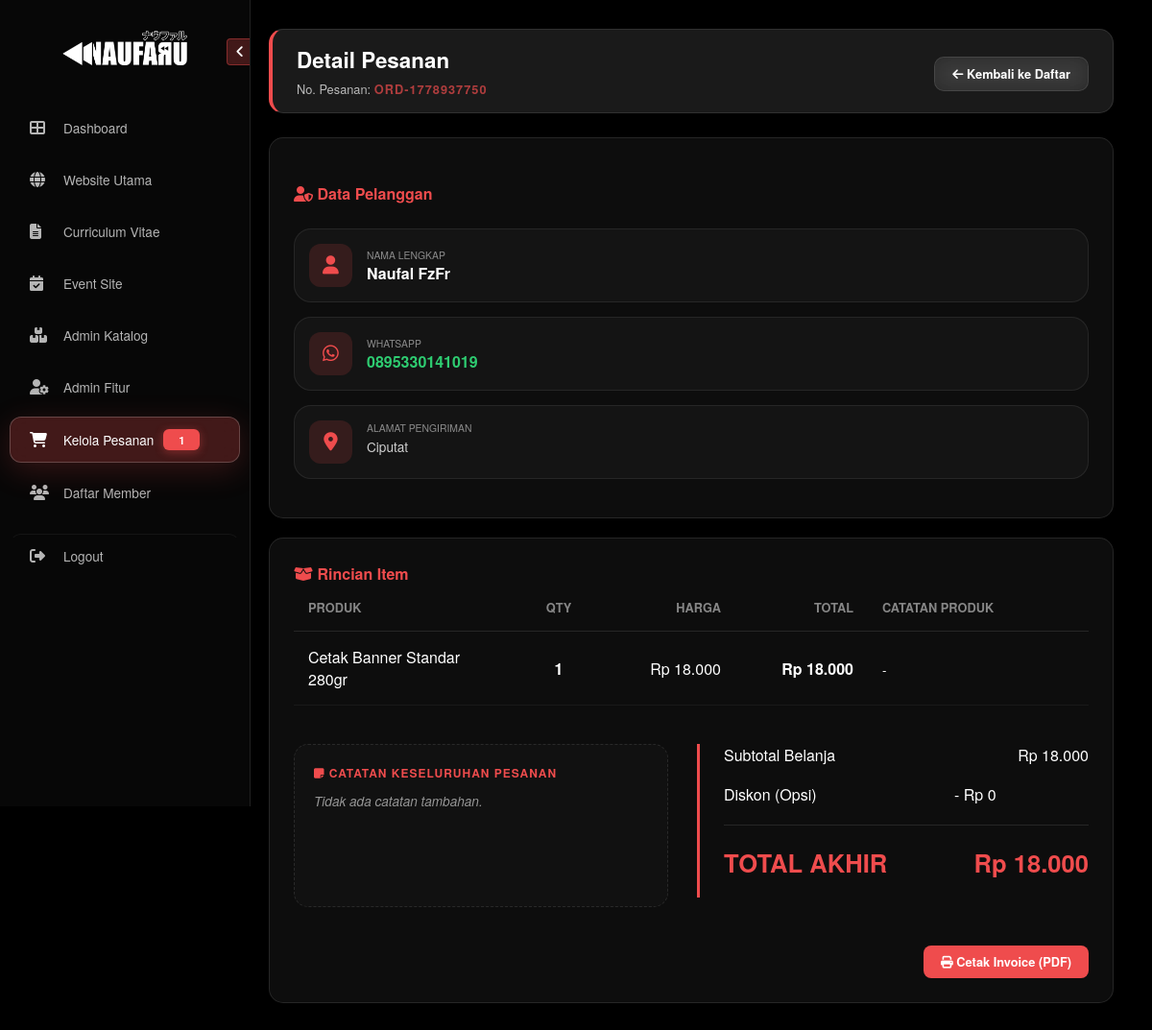
The page /naufaru-website/admin/detail_pesanan.php?id=8 (signed in) on the database its author committed.
### tables this page shows
CREATE TABLE `orders` (
  `id` int(11) NOT NULL,
  `order_number` varchar(20) NOT NULL,
  `invoice_number` varchar(50) DEFAULT NULL,
  `invoice_date` date DEFAULT NULL,
  `member_id` int(11) DEFAULT NULL,
  `guest_name` varchar(255) DEFAULT NULL,
  `guest_address` text DEFAULT NULL,
  `total_price` decimal(15,2) DEFAULT 0.00,
  `discount` decimal(15,2) DEFAULT 0.00,
  `status` enum('Pending','Process','Finished','Canceled') DEFAULT 'Pending',
  `is_invoice` tinyint(1) DEFAULT 0,
  `created_at` timestamp NOT NULL DEFAULT current_timestamp(),
  `updated_at` timestamp NOT NULL DEFAULT current_timestamp() ON UPDATE current_timestamp(),
  `catatan` text DEFAULT NULL
);

CREATE TABLE `users_member` (
  `id` int(11) NOT NULL,
  `username` varchar(50) NOT NULL,
  `password` varchar(255) NOT NULL,
  `nama_lengkap` varchar(100) DEFAULT NULL,
  `foto_profil` varchar(255) DEFAULT 'default-member.png',
  `no_hp` varchar(20) NOT NULL,
  `alamat` text NOT NULL,
  `created_at` timestamp NOT NULL DEFAULT current_timestamp()
);

CREATE TABLE `order_items` (
  `id` int(11) NOT NULL,
  `order_id` int(11) NOT NULL,
  `product_id` int(11) NOT NULL,
  `qty` int(11) NOT NULL,
  `price_at_order` decimal(15,2) NOT NULL,
  `catatan_item` text DEFAULT NULL
);

CREATE TABLE `site_products_promo` (
  `id` int(11) NOT NULL,
  `product_name` varchar(255) NOT NULL,
  `product_en` varchar(255) DEFAULT NULL,
  `product_jp` varchar(255) DEFAULT NULL,
  `deskripsi` text DEFAULT NULL,
  `deskripsi_en` text DEFAULT NULL,
  `deskripsi_jp` text DEFAULT NULL,
  `price` decimal(15,2) NOT NULL,
  `kategori` varchar(100) NOT NULL,
  `kategori_en` varchar(100) DEFAULT NULL,
  `kategori_jp` varchar(100) DEFAULT NULL,
  `gambar_produk` varchar(255) DEFAULT 'placeholder.png',
  `stok` int(11) DEFAULT 0,
  `is_active` tinyint(1) DEFAULT 1,
  `created_at` timestamp NOT NULL DEFAULT current_timestamp()
);

### naufaru-website/admin/detail_pesanan.php (the view, shortened to what this page needs)
<?php
include '../config.php';
$order_id = mysqli_real_escape_string($conn, $_GET['id']);
$query_order = mysqli_query($conn, "SELECT o.*, m.nama_lengkap, m.no_hp, m.alamat
                                    FROM orders o
                                    JOIN users_member m ON o.member_id = m.id
                                    WHERE o.id = '$order_id'");
$order = mysqli_fetch_assoc($query_order);
$is_locked = ($order['status'] == 'Finished');
$q_pending = mysqli_query($conn, "SELECT COUNT(*) as total FROM orders WHERE status = 'Pending'");
$total_pending = mysqli_fetch_assoc($q_pending)['total'] ?? 0;
?>
<!DOCTYPE html>
<html lang="id">
<head>
    <link rel="stylesheet" href="https://cdnjs.cloudflare.com/ajax/libs/font-awesome/6.6.0/css/all.min.css">
    <link rel="stylesheet" href="admin_style.css">
</head>
<body>
    <aside class="sidebar" id="sidebar">
        <div class="sidebar-header">
            <img src="../assets/imgs/logo-white.png" alt="Logo" class="sidebar-logo">
            <button class="toggle-btn" id="toggleBtn"><i class="fas fa-angle-left" id="toggleIcon"></i></button>
        </div>
        <nav>
            <a href="admin_dashboard.php" class="nav-link"><i class="fas fa-th-large"></i> <span class="scramble-text" data-value="Dashboard">Dashboard</span></a>
            <a href="main_website.php" class="nav-link"><i class="fas fa-globe"></i> <span class="scramble-text" data-value="Website Utama">Website Utama</span></a>
            <a href="#" class="nav-link"><i class="fas fa-file-alt"></i> <span class="scramble-text" data-value="Curriculum Vitae">Curriculum Vitae</span></a>
            <a href="#" class="nav-link"><i class="fas fa-calendar-check"></i> <span class="scramble-text" data-value="Event Site">Event Site</span></a>
            <a href="admin_katalog.php" class="nav-link"><i class="fas fa-boxes"></i> <span class="scramble-text" data-value="Admin Katalog">Admin Katalog</span></a>
            <a href="admin_fitur.php" class="nav-link"><i class="fas fa-user-cog"></i> <span class="scramble-text" data-value="Admin Fitur">Admin Fitur</span></a>
            <a href="kelola_pesanan.php" class="nav-link active">
                <i class="fas fa-shopping-cart"></i>
                <span class="scramble-text" data-value="Kelola Pesanan">Kelola Pesanan</span>
                <?php if($total_pending > 0): ?>
                    <span class="pending-badge"><?= $total_pending ?></span>
                <?php endif; ?>
            </a>
            <a href="admin_member.php" class="nav-link"><i class="fas fa-users"></i> <span class="scramble-text" data-value="Daftar Member">Daftar Member</span></a>
            <a href="logout.php" class="nav-link logout-link"><i class="fas fa-sign-out-alt"></i> <span class="scramble-text" data-value="Logout">Logout</span></a>
        </nav>
    </aside>
    <main class="main-content">
        <div class="glass-card welcome-card">
            <div class="header-info">
                <h1 class="m-0">Detail <b>Pesanan</b></h1>
                <p class="m-0 opacity-75">No. Pesanan: <span style="color:#EF4C4D; font-weight:bold; letter-spacing:1px;"><?= $order['order_number'] ?></span></p>
            </div>
            <a href="kelola_pesanan.php" class="btn-back-naufaru">
                <i class="fas fa-arrow-left me-2"></i> Kembali ke Daftar
            </a>
        </div>
        <div class="row" style="margin-top: 25px;">
            <div class="col-md-4">
                <div class="glass-card" style="padding: 25px; height: 100%;">
                    <h4 style="color:#EF4C4D; font-weight:800; margin-bottom: 25px;"><i class="fas fa-user-shield me-2"></i> Data Pelanggan</h4>
                    <div class="info-shape-card">
                        <div class="shape-icon-box"><i class="fas fa-user"></i></div>
                        <div><small style="opacity:0.5; text-transform:uppercase; font-size:0.65rem; display:block;">Nama Lengkap</small><strong><?= htmlspecialchars($order['nama_lengkap']) ?></strong></div>
                    </div>
                    <div class="info-shape-card">
                        <div class="shape-icon-box"><i class="fab fa-whatsapp"></i></div>
                        <div><small style="opacity:0.5; text-transform:uppercase; font-size:0.65rem; display:block;">WhatsApp</small><strong style="color:#2ecc71;"><?= $order['no_hp'] ?></strong></div>
                    </div>
                    <div class="info-shape-card" style="align-items: flex-start;">
                        <div class="shape-icon-box"><i class="fas fa-map-marker-alt"></i></div>
                        <div><small style="opacity:0.5; text-transform:uppercase; font-size:0.65rem; display:block;">Alamat Pengiriman</small><strong style="font-weight:normal; font-size:0.85rem; opacity:0.8;"><?= nl2br(htmlspecialchars($order['alamat'])) ?></strong></div>
                    </div>
                </div>
            </div>
            <div class="col-md-8">
                <form action="" method="POST" id="form-main-update">
                    <div class="glass-card" style="padding: 25px;">
                        <div class="d-flex justify-content-between align-items-center mb-3">
                            <h4 style="color:#EF4C4D; font-weight:800; margin: 0;"><i class="fas fa-box-open me-2"></i> Rincian Item</h4>
                        </div>
                        <table class="table-detail">
                            <thead>
                                <tr>
                                    <th style="width: 25%;">Produk</th>
                                    <th style="text-align:center; width: 10%;">Qty</th>
                                    <th style="text-align:right; width: 15%;">Harga</th>
                                    <th style="text-align:right; width: 15%;">Total</th>
                                    <th style="width: 25%;">Catatan Produk</th>
                                </tr>
                            </thead>
                            <tbody>
                                <?php
                                $subtotal_items = 0;
                                $items_query = mysqli_query($conn, "SELECT oi.*, p.product_name FROM order_items oi JOIN site_products_promo p ON oi.product_id = p.id WHERE oi.order_id = '$order_id'");
                                while($it = mysqli_fetch_assoc($items_query)):
                                    $row_total = $it['qty'] * $it['price_at_order'];
                                    $subtotal_items += $row_total;
                                ?>
                                <tr>
                                    <td class="fw-bold"><?= $it['product_name'] ?></td>
                                    <td style="text-align:center;">
                                        <?php if(!$is_locked): ?>
                                            <input type="number" name="qty[<?= $it['id'] ?>]" value="<?= $it['qty'] ?>" class="input-qty" min="1">
                                        <?php else: ?>
                                            <b><?= $it['qty'] ?></b>
                                        <?php endif; ?>
                                    </td>
                                    <td style="text-align:right;">Rp <?= number_format($it['price_at_order'], 0, ',', '.') ?></td>
                                    <td style="text-align:right; font-weight:700;">Rp <?= number_format($row_total, 0, ',', '.') ?></td>
                                    <td>
                                        <?php if(!$is_locked): ?>
                                            <input type="text" name="catatan_item[<?= $it['id'] ?>]" value="<?= htmlspecialchars($it['catatan_item'] ?? '') ?>" class="input-discount" style="text-align:left; font-weight:normal; font-size:0.75rem;" placeholder="Ket...">
                                        <?php else: ?>
                                            <small class="opacity-75"><?= htmlspecialchars($it['catatan_item'] ?? '-') ?></small>
                                        <?php endif; ?>
                                    </td>
                                </tr>
                                <?php endwhile; ?>
                            </tbody>
                        </table>
                        <div class="calculation-area">
                            <div class="admin-note-section">
                                <label><i class="fas fa-sticky-note me-1"></i> Catatan Keseluruhan Pesanan</label>
                                <?php if(!$is_locked): ?>
                                    <textarea name="catatan" class="note-textarea" placeholder="Tulis instruksi umum..."><?= htmlspecialchars($order['catatan'] ?? '') ?></textarea>
                                <?php else: ?>
                                    <div class="note-textarea" style="opacity: 0.7;">
                                        <?= !empty($order['catatan']) ? nl2br(htmlspecialchars($order['catatan'])) : '<i>Tidak ada catatan tambahan.</i>' ?>
                                    </div>
                                <?php endif; ?>
                            </div>
                            <div class="summary-container">
                                <div class="summary-row">
                                    <span class="opacity-50">Subtotal Belanja</span>
                                    <span class="fw-bold">Rp <?= number_format($subtotal_items, 0, ',', '.') ?></span>
                                </div>
                                <div class="summary-row">
                                    <span class="opacity-50">Diskon (Opsi)</span>
                                    <div style="width: 140px;">
                                        <?php if(!$is_locked): ?>
                                            <input type="number" name="discount" value="<?= (int)$order['discount'] ?>" class="input-discount">
                                        <?php else: ?>
                                            <span class="text-success fw-bold">- Rp <?= number_format($order['discount'], 0, ',', '.') ?></span>
                                        <?php endif; ?>
                                    </div>
                                </div>
                                <div class="final-total summary-row">
                                    <span>TOTAL AKHIR</span>
                                    <span>Rp <?= number_format($order['total_price'], 0, ',', '.') ?></span>
                                </div>
                            </div>
                        </div>
                        <div style="margin-top: 40px; display: flex; justify-content: flex-end; gap: 15px;">
                            <?php if(!$is_locked): ?>
                                <button type="submit" name="update_order" class="btn-action" style="background: #3498db; border-color: #3498db;">
                                    <i class="fas fa-sync-alt me-2"></i> Update Kalkulasi & Catatan
                                </button>
                                <button type="button" name="generate_invoice_btn" class="btn-action"
                                    style="background: #2ecc71; border-color: #2ecc71;"
                                    onclick="confirmGenerateInvoice()">
                                    <i class="fas fa-file-invoice me-2"></i> Terbitkan Invoice
                                </button>
                                <input type="hidden" name="generate_invoice" id="input-trigger-invoice" value="0">
                            <?php else: ?>
                                <a href="invoice_print.php?id=<?= $order_id ?>" target="_blank" class="btn-action text-decoration-none" style="background: #EF4C4D; border-color: #EF4C4D; color: white;">
                                    <i class="fas fa-print me-2"></i> Cetak Invoice (PDF)
                                </a>
                            <?php endif; ?>
                        </div>
                    </div>
                </form>
            </div>
        </div>
    </main>
</body>
</html>

### rows shown on the page
orders: order_number "ORD-1778937750", member.nama_lengkap "Naufal FzFr", member.no_hp "0895330141019", member.alamat "Ciputat", discount "0", total_price "18.000"
order_items: product.product_name "Cetak Banner Standar 280gr", qty "1", price_at_order "18.000", row_total "18.000", catatan_item "-"

### other values the page prints
$total_pending "1"
$subtotal_items "18.000"
